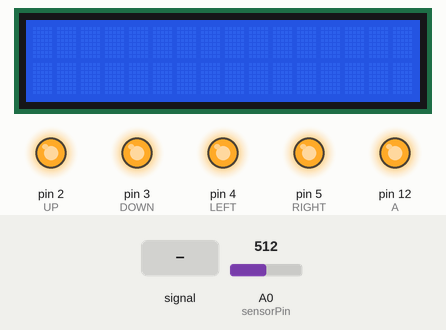
A sketch run on a simulated Arduino Uno, built with avr-gcc and run on an emulated ATmega328P. On the bench: 16×2 character LCD, output pins drawn as LEDs (lit = HIGH). The test bench sets the inputs (shaded band); at power-on: A0 (sensorPin) = 512. What the sketch prints to the serial monitor is not drawn.

Above: at 1.2 s.
1.3 s: A0 (sensorPin) fed a 200 Hz sine of ±255 counts around its level
At 1.52 s:
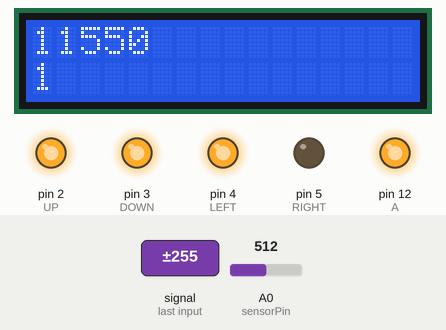
At 3.0 s:
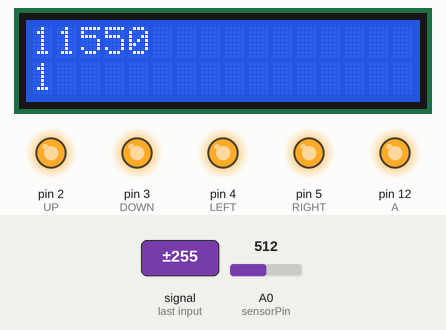
Timing chart, 0 to 8.2 s (numbered marks = the images above; inputs shaded):
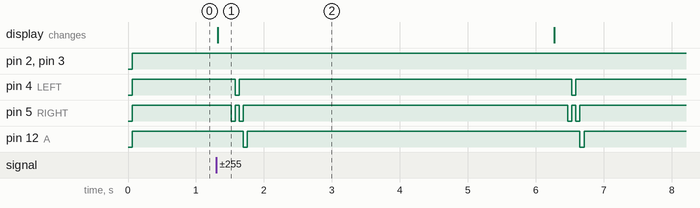

The sketch:

Black_RE.ino
```cpp
#include <Wire.h>
#include <LiquidCrystal_I2C.h>

//Initalize LCD
LiquidCrystal_I2C lcd(0x3F, 2, 1, 0, 4, 5, 6, 7, 3, POSITIVE);

//pins for buttons
int UP = 2;
int DOWN = 3;
int LEFT = 4;
int RIGHT = 5;
int A = 12;

int sensorPin = A0; //input pin for LDR
int sensorValue = 0; //value coming from the sensor
int totalEncounters = 0; //amount of encounters
int WALK = 2000; //length of L/R walk

void setup() {
  Serial.begin(9600);
  pinMode(UP,OUTPUT);
  pinMode(DOWN,OUTPUT);
  pinMode(LEFT,OUTPUT);
  pinMode(RIGHT,OUTPUT);
  pinMode(A,OUTPUT);
  lcd.begin(16, 2);
}

void press(int button) {
  digitalWrite(button,LOW);
  delay(1);
  digitalWrite(button, HIGH);

}

void hold(int button, int time) {
  digitalWrite(button,LOW);
  delay(time);
  digitalWrite(button,HIGH);
}

void highAll() {
  digitalWrite(UP,HIGH);
  digitalWrite(DOWN,HIGH);
  digitalWrite(LEFT,HIGH);
  digitalWrite(RIGHT,HIGH);
  digitalWrite(A,HIGH);
}

void walkUntilLessThan(int lightValue) {
  int walkingTime = 0;

  //Walk around until encounter started
  while(sensorValue > lightValue) {
    if(walkingTime < WALK/2) {hold(RIGHT,1);}
    else {hold(LEFT,1);}
    if(walkingTime > WALK) {walkingTime = 0;}

    walkingTime++;

    sensorValue = analogRead(sensorPin);
  }
}

void timeEncounter() {
  long encounterTime = 0;
  boolean checkOne = false;
  boolean checkTwo = false;
  while(!(checkOne && checkTwo && sensorValue < 550)) {
    sensorValue = analogRead(sensorPin);
    if(sensorValue < 350) checkOne = true;
    if(sensorValue > 650 && checkOne) checkTwo = true;
    encounterTime++;
//    Serial.println(sensorValue);
  }
  lcd.clear();
  lcd.setCursor(0,0);
  lcd.print(encounterTime);
  Serial.println(encounterTime);
  if(encounterTime > 95000) {
    while(true) {
      lcd.setCursor(0,1);
      lcd.print(totalEncounters);}
  }
}

void runAway() {
  hold(RIGHT,60);
  hold(LEFT,60);
  hold(RIGHT,60);
  hold(A,60);
}

void loop() {
  highAll();
  sensorValue = analogRead(sensorPin);

  walkUntilLessThan(750); //Walk until encounter starts
  timeEncounter();
  totalEncounters++;

  lcd.setCursor(0,1);
  lcd.print(totalEncounters);

  delay(200); //Wait for run option
  runAway();
  delay(4500); //Wait for walking screen
}
```

Measured:
- after the input at 1.3 s, pin 4 (LEFT): alternates HIGH for 4.9 s and LOW for 0.06 s, starting after 0.28 s; pin 12 (A): alternates HIGH for 4.9 s and LOW for 0.06 s, starting after 0.40 s; the display: changes at once (image 1)
